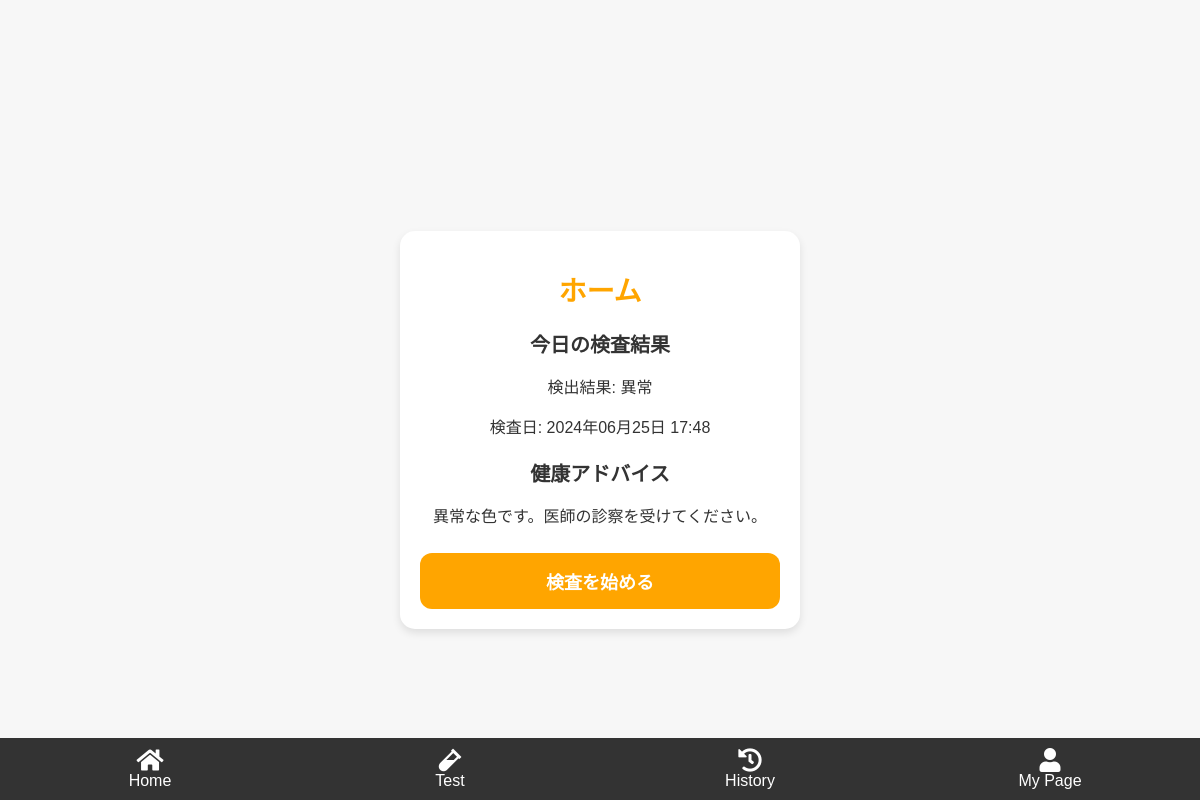
Page / (signed in) on the earlier database version.
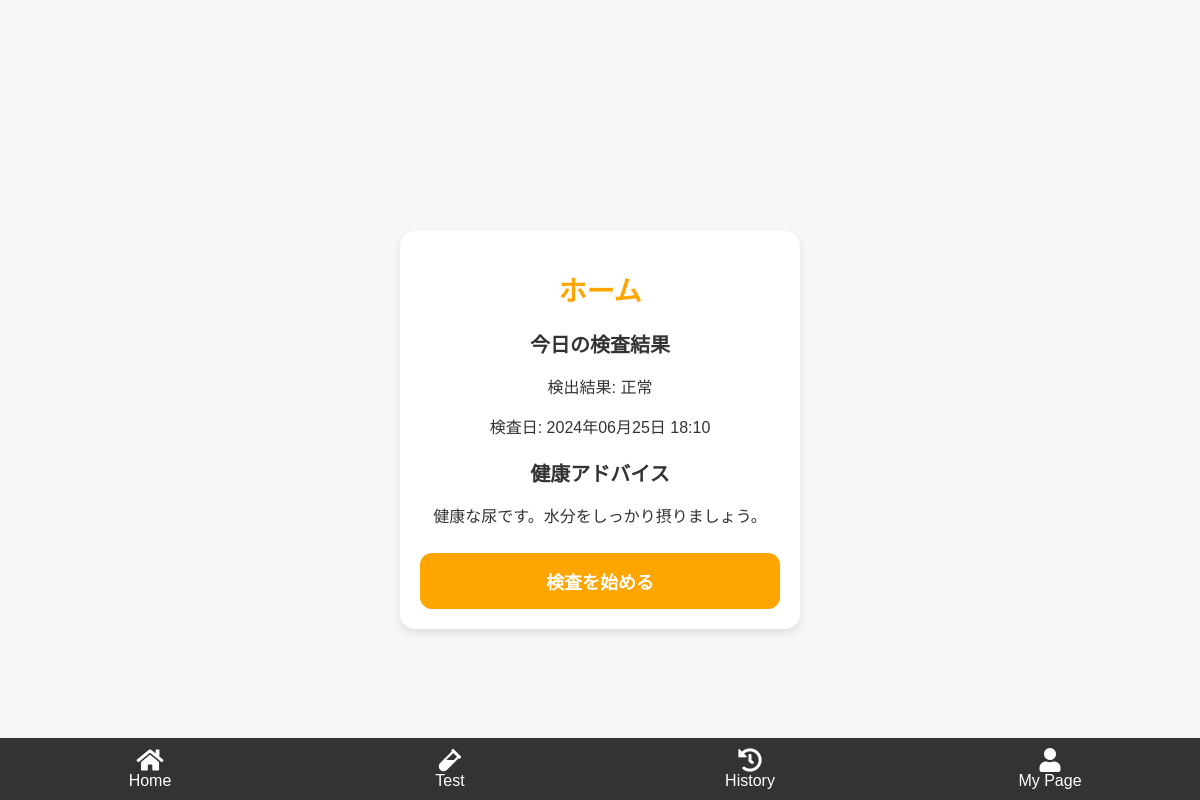
Same page on the later database version.
### app.py (models this page shows)
class Result(db.Model):
    id = db.Column(db.Integer, primary_key=True)
    status = db.Column(db.String(20), nullable=False)
    date = db.Column(db.DateTime, nullable=False, default=datetime.utcnow)
    user_id = db.Column(db.Integer, db.ForeignKey('user.id'), nullable=False)

### app.py (the view)
@app.route('/')
@login_required
def home():
    today = datetime.today().date()  # 日付だけで比較するよう修正
    latest_result = Result.query.filter_by(user_id=current_user.id).filter(Result.date >= today).order_by(Result.date.desc()).first()
    print(f"Latest result: {latest_result}")  # デバッグ用ログ
    health_advice = ""
    if latest_result:
        print(f"Latest result status: {latest_result.status}, Latest result date: {latest_result.date}")  # デバッグ用ログ
        status = latest_result.status
        if status == "正常":
            health_advice = "健康な尿です。水分をしっかり摂りましょう。"
        else:
            health_advice = "異常な色です。医師の診察を受けてください。"
    return render_template('home.html', latest_result=latest_result, health_advice=health_advice)

### app.py (called while the page is built)
@login_manager.user_loader
def load_user(user_id):
    return User.query.get(int(user_id))

### templates/home.html (shortened to what this page needs)
{% extends "layout.html" %}
{% block content %}
    <h1>ホーム</h1>
    <div id="latest-result">
        {% if latest_result %}
            <h2>今日の検査結果</h2>
            <p>検出結果: {{ latest_result.status }}</p>
            <p>検査日: {{ latest_result.date.strftime('%Y年%m月%d日 %H:%M') }}</p>
            <h3>健康アドバイス</h3>
            <p>{{ health_advice }}</p>
        {% else %}
            <p>今日の検査結果はまだありません。</p>
        {% endif %}
    </div>
    <button class="custom-upload-button" onclick="location.href='{{ url_for('upload') }}'">検査を始める</button>
{% endblock %}

### templates/layout.html (shortened to what this page needs)
<!DOCTYPE html>
<html lang="ja">
<head>
    <link href="{{ url_for('static', filename='styles.css') }}" rel="stylesheet">
    <link rel="stylesheet" href="https://cdnjs.cloudflare.com/ajax/libs/font-awesome/5.15.3/css/all.min.css">
</head>
<body>
    <div class="container">
        {% block content %}{% endblock %}
    </div>
    <div class="nav-bar">
        <a href="{{ url_for('home') }}" class="nav-item"><i class="fas fa-home"></i>Home</a>
        <a href="{{ url_for('upload') }}" class="nav-item"><i class="fas fa-vial"></i>Test</a>
        <a href="{{ url_for('history') }}" class="nav-item"><i class="fas fa-history"></i>History</a>
        <a href="{{ url_for('settings') }}" class="nav-item"><i class="fas fa-user"></i>My Page</a>
    </div>
</body>
</html>

### static/styles.css (style rules this page uses)
body { background-color: #f7f7f7; font-family: 'Helvetica', 'Arial', sans-serif; color: #333; margin: 0; padding-top: 60px; box-sizing: border-box; display: flex; justify-content: center; align-items: center; height: 100vh; }
.container { background-color: #ffffff; padding: 20px; border-radius: 15px; box-shadow: 0 4px 8px rgba(0, 0, 0, 0.1); width: 90%; max-width: 400px; text-align: center; box-sizing: border-box; margin: auto; }
.nav-bar { display: flex; justify-content: space-around; background-color: #333; padding: 10px 0; position: fixed; bottom: 0; width: 100%; z-index: 1000; }
.nav-item { color: white; text-align: center; text-decoration: none; flex: 1; }
.nav-item i { display: block; font-size: 24px; }
h1 { font-size: 28px; color: #ffa500; margin-bottom: 20px; }
h2, h3 { color: #333; font-size: 20px; margin-bottom: 15px; }
button.custom-upload-button, .custom-file-label { width: 100%; padding: 15px; border-radius: 12px; background-color: #ffa500; color: #fff; border: none; font-size: 18px; font-weight: 600; cursor: pointer; text-align: center; text-decoration: none; margin-top: 10px; transition: background-color 0.3s ease; }

Differences in the rows shown:
no longer on this page (row unchanged): Result: status "異常", date "2024年06月25日 17:48"
added Result: status "正常", date "2024年06月25日 18:10"
Other differences:
{{ health_advice }}: "異常な色です。医師の診察を受けてください。" → "健康な尿です。水分をしっかり摂りましょう。"
